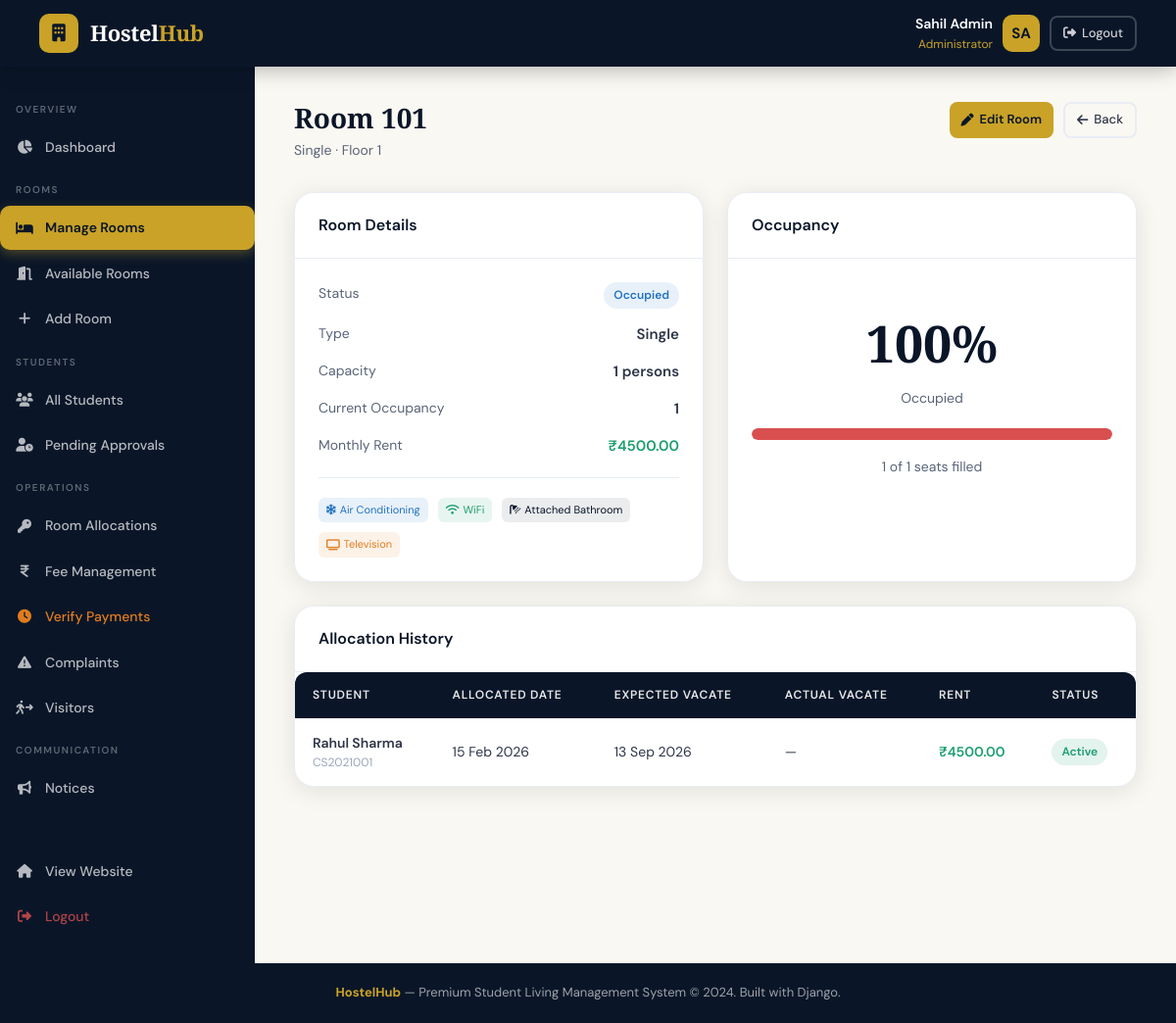
Screenshot of /admin-panel/rooms/1/ (signed in) with the database file from the repository.
### hostel_app/models.py (models this page shows, shortened)
class Room(models.Model):
    STATUS_CHOICES = [
        ('available', 'Available'),
        ('occupied', 'Occupied'),
        ('maintenance', 'Under Maintenance'),
        ('reserved', 'Reserved'),
    ]
    FLOOR_CHOICES = [(i, f'Floor {i}') for i in range(0, 11)]
    room_number = models.CharField(max_length=10, unique=True)
    room_type = models.ForeignKey(RoomType, on_delete=models.CASCADE, related_name='rooms')
    floor = models.IntegerField(choices=FLOOR_CHOICES, default=1)
    status = models.CharField(max_length=15, choices=STATUS_CHOICES, default='available')
    current_occupancy = models.IntegerField(default=0)
    has_ac = models.BooleanField(default=False)
    has_attached_bathroom = models.BooleanField(default=False)
    has_wifi = models.BooleanField(default=True)
    has_tv = models.BooleanField(default=False)
    notes = models.TextField(blank=True)
    created_at = models.DateTimeField(auto_now_add=True)
    updated_at = models.DateTimeField(auto_now=True)
    def is_available(self):
        return self.current_occupancy < self.room_type.capacity and self.status == 'available'
    def occupancy_percent(self):
        if self.room_type.capacity == 0:
            return 0
        return int((self.current_occupancy / self.room_type.capacity) * 100)

class RoomType(models.Model):
    name = models.CharField(max_length=50)  # Single, Double, Triple, Dormitory
    capacity = models.IntegerField()
    price_per_month = models.DecimalField(max_digits=10, decimal_places=2)
    description = models.TextField(blank=True)
    amenities = models.TextField(blank=True)  # JSON-like comma separated

class RoomAllocation(models.Model):
    STATUS_CHOICES = [
        ('active', 'Active'),
        ('vacated', 'Vacated'),
        ('transferred', 'Transferred'),
    ]
    student = models.ForeignKey(StudentProfile, on_delete=models.CASCADE, related_name='allocations')
    room = models.ForeignKey(Room, on_delete=models.CASCADE, related_name='allocations')
    allocated_date = models.DateField(default=timezone.now)
    expected_vacate_date = models.DateField(null=True, blank=True)
    actual_vacate_date = models.DateField(null=True, blank=True)
    status = models.CharField(max_length=15, choices=STATUS_CHOICES, default='active')
    monthly_rent = models.DecimalField(max_digits=10, decimal_places=2)
    security_deposit = models.DecimalField(max_digits=10, decimal_places=2, default=0)
    notes = models.TextField(blank=True)
    allocated_by = models.ForeignKey(User, on_delete=models.SET_NULL, null=True, related_name='allocations_made')
    created_at = models.DateTimeField(auto_now_add=True)

class StudentProfile(models.Model):
    GENDER_CHOICES = [('M', 'Male'), ('F', 'Female'), ('O', 'Other')]
    STATUS_CHOICES = [('active', 'Active'), ('inactive', 'Inactive'), ('pending', 'Pending')]
    user = models.OneToOneField(User, on_delete=models.CASCADE, related_name='profile')
    roll_number = models.CharField(max_length=20, unique=True)
    phone = models.CharField(max_length=15)
    gender = models.CharField(max_length=1, choices=GENDER_CHOICES)
    date_of_birth = models.DateField(null=True, blank=True)
    address = models.TextField(blank=True)
    course = models.CharField(max_length=100, blank=True)
    year_of_study = models.IntegerField(default=1)
    guardian_name = models.CharField(max_length=100, blank=True)
    guardian_phone = models.CharField(max_length=15, blank=True)
    status = models.CharField(max_length=10, choices=STATUS_CHOICES, default='pending')
    profile_photo = models.ImageField(upload_to='profiles/', null=True, blank=True)
    created_at = models.DateTimeField(auto_now_add=True)

### hostel_app/views.py (the view)
# urls.py: path('admin-panel/rooms/<int:pk>/', views.room_detail, name='room_detail'),
@login_required
@user_passes_test(is_admin)
def room_detail(request, pk):
    room = get_object_or_404(Room, pk=pk)
    allocations = RoomAllocation.objects.filter(room=room).select_related('student__user').order_by('-created_at')
    return render(request, 'hostel_app/admin/room_detail.html', {'room': room, 'allocations': allocations})

### hostel_app/views.py (called while the page is built)
def is_admin(user):
    return user.is_staff or user.is_superuser

### hostel_app/templates/hostel_app/admin/room_detail.html (shortened to what this page needs)
{% extends 'hostel_app/admin/base_admin.html' %}
{% block admin_content %}
<div class="page-header fade-in">
    <div>
        <div class="page-title">Room {{ room.room_number }}</div>
        <div class="page-subtitle">{{ room.room_type.name }} · Floor {{ room.floor }}</div>
    </div>
    <div style="display:flex;gap:10px;">
        <a href="{% url 'edit_room' room.pk %}" class="btn btn-gold btn-sm"><i class="fa-solid fa-pen"></i> Edit Room</a>
        <a href="{% url 'manage_rooms' %}" class="btn btn-outline btn-sm"><i class="fa-solid fa-arrow-left"></i> Back</a>
    </div>
</div>
<div class="grid-2 mb-24 fade-in fade-in-delay-1">
    <div class="card">
        <div class="card-header"><div class="card-title">Room Details</div></div>
        <div class="card-body">
            <div style="display:grid;gap:14px;">
                <div style="display:flex;justify-content:space-between;">
                    <span style="color:var(--gray-600);font-size:14px;">Status</span>
                    <span class="badge {% if room.status == 'available' %}badge-success{% elif room.status == 'occupied' %}badge-info{% elif room.status == 'maintenance' %}badge-warning{% else %}badge-gold{% endif %}">
                        {{ room.get_status_display }}
                    </span>
                </div>
                <div style="display:flex;justify-content:space-between;">
                    <span style="color:var(--gray-600);font-size:14px;">Type</span>
                    <span style="font-weight:600;">{{ room.room_type.name }}</span>
                </div>
                <div style="display:flex;justify-content:space-between;">
                    <span style="color:var(--gray-600);font-size:14px;">Capacity</span>
                    <span style="font-weight:600;">{{ room.room_type.capacity }} persons</span>
                </div>
                <div style="display:flex;justify-content:space-between;">
                    <span style="color:var(--gray-600);font-size:14px;">Current Occupancy</span>
                    <span style="font-weight:600;">{{ room.current_occupancy }}</span>
                </div>
                <div style="display:flex;justify-content:space-between;">
                    <span style="color:var(--gray-600);font-size:14px;">Monthly Rent</span>
                    <span style="font-weight:600;color:var(--success);">₹{{ room.room_type.price_per_month }}</span>
                </div>
            </div>
            <div class="divider"></div>
            <div class="room-amenities" style="gap:10px;">
                {% if room.has_ac %}<span class="amenity-tag" style="background:rgba(34,114,195,0.1);color:var(--info);"><i class="fa-solid fa-snowflake"></i> Air Conditioning</span>{% endif %}
                {% if room.has_wifi %}<span class="amenity-tag" style="background:rgba(26,158,110,0.1);color:var(--success);"><i class="fa-solid fa-wifi"></i> WiFi</span>{% endif %}
                {% if room.has_attached_bathroom %}<span class="amenity-tag" style="background:rgba(10,22,40,0.08);color:var(--navy);"><i class="fa-solid fa-shower"></i> Attached Bathroom</span>{% endif %}
                {% if room.has_tv %}<span class="amenity-tag" style="background:rgba(224,124,31,0.1);color:var(--warning);"><i class="fa-solid fa-tv"></i> Television</span>{% endif %}
            </div>
        </div>
    </div>
    <div class="card">
        <div class="card-header"><div class="card-title">Occupancy</div></div>
        <div class="card-body">
            <div style="text-align:center;padding:20px 0;">
                <div style="font-size:52px;font-weight:700;font-family:'Playfair Display',serif;color:var(--navy);">
                    {{ room.occupancy_percent }}%
                </div>
                <div style="color:var(--gray-600);font-size:14px;margin-top:4px;">Occupied</div>
            </div>
            <div class="progress-bar" style="height:12px;margin-bottom:16px;">
                <div class="progress-fill {% if room.occupancy_percent == 100 %}{% elif room.occupancy_percent >= 50 %}{% endif %}"
                     style="width:{{ room.occupancy_percent }}%;background:{% if room.occupancy_percent == 100 %}var(--danger){% elif room.occupancy_percent >= 50 %}var(--warning){% else %}var(--success){% endif %};"></div>
            </div>
            <div style="text-align:center;font-size:14px;color:var(--gray-600);">
                {{ room.current_occupancy }} of {{ room.room_type.capacity }} seats filled
            </div>
        </div>
    </div>
</div>
<div class="card fade-in fade-in-delay-2">
    <div class="card-header">
        <div class="card-title">Allocation History</div>
    </div>
    <div class="table-wrapper">
        <table>
            <thead>
                <tr><th>Student</th><th>Allocated Date</th><th>Expected Vacate</th><th>Actual Vacate</th><th>Rent</th><th>Status</th></tr>
            </thead>
            <tbody>
                {% for alloc in allocations %}
                <tr>
                    <td>
                        <div style="font-weight:600;">{{ alloc.student.user.get_full_name }}</div>
                        <div style="font-size:12px;color:var(--gray-400);">{{ alloc.student.roll_number }}</div>
                    </td>
                    <td>{{ alloc.allocated_date|date:"d M Y" }}</td>
                    <td>{{ alloc.expected_vacate_date|date:"d M Y"|default:"—" }}</td>
                    <td>{{ alloc.actual_vacate_date|date:"d M Y"|default:"—" }}</td>
                    <td style="color:var(--success);font-weight:600;">₹{{ alloc.monthly_rent }}</td>
                    <td><span class="badge {% if alloc.status == 'active' %}badge-success{% elif alloc.status == 'vacated' %}badge-gray{% else %}badge-warning{% endif %}">{{ alloc.get_status_display }}</span></td>
                </tr>
                {% empty %}
                <tr><td colspan="6" class="text-center" style="padding:30px;color:var(--gray-400);">No allocation history</td></tr>
                {% endfor %}
            </tbody>
        </table>
    </div>
</div>
{% endblock %}

### hostel_app/templates/hostel_app/base.html (shortened to what this page needs)
<!DOCTYPE html>
<html lang="en">
<head>
    <link rel="stylesheet" href="https://cdnjs.cloudflare.com/ajax/libs/font-awesome/6.5.0/css/all.min.css">
</head>
<body>
<nav class="navbar">
    <a href="{% url 'home' %}" class="navbar-brand">
        <div class="brand-icon"><i class="fa-solid fa-building"></i></div>
        <span class="brand-text">Hostel<span>Hub</span></span>
    </a>
    {% if user.is_authenticated %}
        <div class="user-menu">
            <div class="user-info">
                <div class="user-name">{{ user.get_full_name|default:user.username }}</div>
                <div class="user-role">{% if user.is_staff %}Administrator{% else %}Student{% endif %}</div>
            </div>
            <div class="avatar">{{ user.first_name|first|upper }}{{ user.last_name|first|upper }}</div>
            <a href="{% url 'logout' %}" class="btn btn-outline btn-sm" style="border-color:rgba(255,255,255,0.2);color:rgba(255,255,255,0.8);">
                <i class="fa-solid fa-right-from-bracket"></i> Logout
            </a>
        </div>
    {% else %}
        <div class="navbar-actions">
            <a href="{% url 'login' %}" class="btn btn-outline btn-sm" style="border-color:rgba(255,255,255,0.25);color:rgba(255,255,255,0.8);">Login</a>
            <a href="{% url 'register' %}" class="btn btn-gold btn-sm">Register</a>
        </div>
    {% endif %}
</nav>
{% block body %}{% endblock %}
<footer>
    <strong>HostelHub</strong> — Premium Student Living Management System &copy; 2024. Built with Django.
</footer>
</body>
</html>

### rows the page displays
Room: room_number "101", room_type.name "Single", floor "1", status "Occupied", room_type.capacity "1", current_occupancy "1", room_type.price_per_month "4500.00", occupancy_percent "100"
RoomAllocation: student.user.get_full_name "Rahul Sharma", student.roll_number "CS2021001", allocated_date "15 Feb 2026", expected_vacate_date "13 Sep 2026", actual_vacate_date "—", monthly_rent "4500.00", status "Active"

### other values shown
{{ user.get_full_name|default:user.username }} "Sahil Admin"
{{ user.first_name|first|upper }} "S"
{{ user.last_name|first|upper }} "A"
